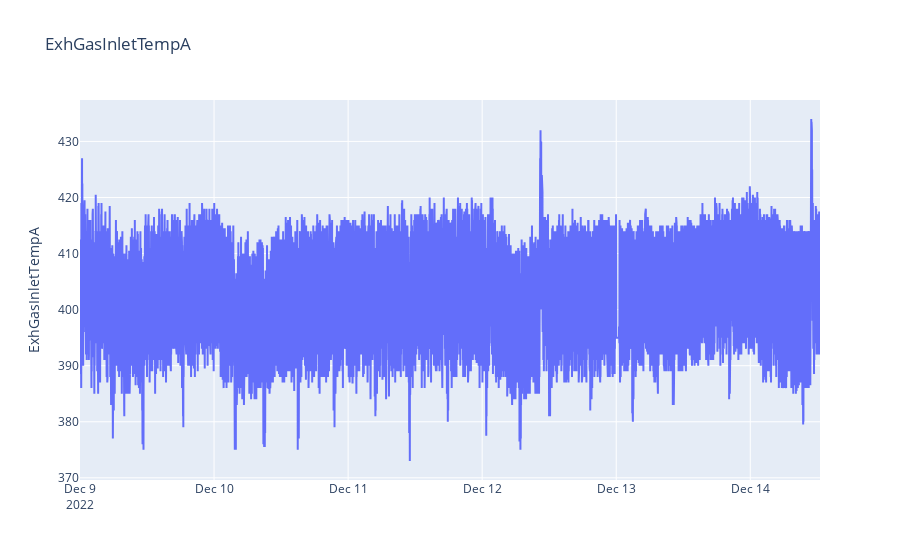

This figure's notebook cell:
### Code cell
# ExhGasInletTempA Data Visualization
fig = go.Figure()
fig.add_trace(go.Scatter(x=df["time"], y=df["ExhGasInletTempA"], mode='lines', name='ExhGasInletTempA'))
fig.update_layout(title_text="ExhGasInletTempA", yaxis1=dict(title="ExhGasInletTempA", side='left'))
fig.show()

### Figure 1 — Plotly figure (JSON) as saved in the notebook; plotly's stock layout.template omitted (floating-point values rounded to 4 significant figures; data arrays with more than 128 entries replaced by an {"elided": "..."} marker saying what was removed)
{"data": [{"mode": "lines", "name": "ExhGasInletTempA", "type": "scatter", "x": {"elided": "7950 str values"}, "y": {"elided": "7950 float values"}}], "layout": {"title": {"text": "ExhGasInletTempA"}, "yaxis": {"side": "left", "title": {"text": "ExhGasInletTempA"}}}}
